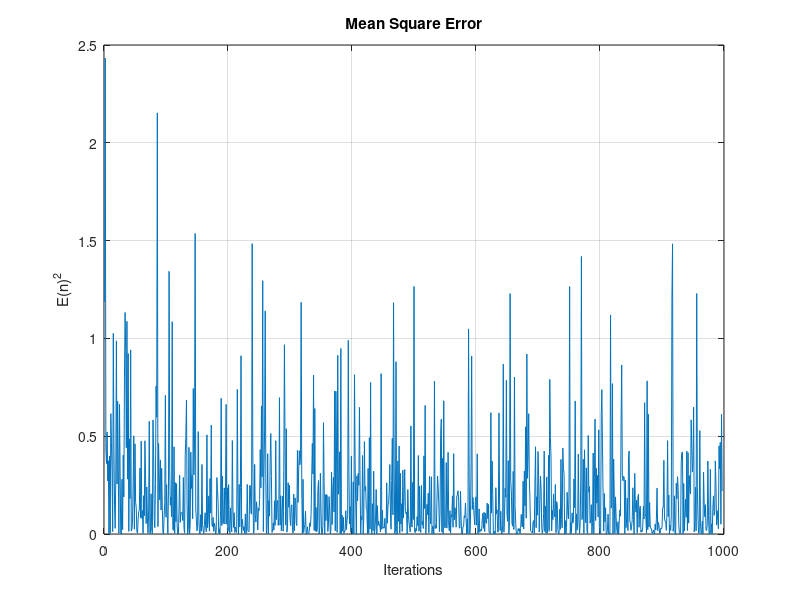
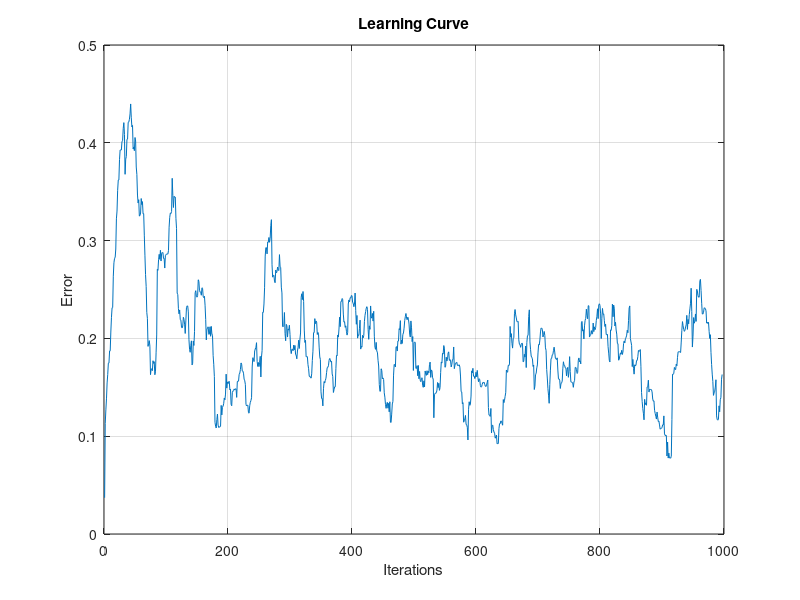

These figures' MATLAB source, in order:
%% Lms Algorithm for IIR Filter
% Author : Harmeet Singh
% Email : harmeet.esal@gmail.com
% Date : 04/13/2015

clear all
close all

%% Generating Input Signal

N = 1000;
k = 0:1:N;
sk = sin(2*pi*k/(30-k/50));
rk = sqrt(12)*randn(1,N);
zk = sk+0.1*rk;
zk = zk';

%% Passing  the signal through the channel

channel = [1 -1 0.89];
xk = filter(channel,1,zk);
xk = xk(1:N);

%% Desired Signal

d = zk;

%% Defining M Matrix

M = zeros(3);
M(1) = 0.05; %Choosing the  value for u
M(5) = 0.005; %Choosing the value for v1
M(9) = 0.0025; %Choosing the value for v2

%% LMS Algorithm for IIR filter

t = 3;
w = zeros(t,1);
W = [];
J = [];
E = [];

for n = (t+1):1:N;
    x = xk(n-1:-1:n-t);
    y = w'*x; %Output Signal
    e = y - d(n); %Error
    w = w - M*2*e*x; %Weight Update
    W = [W w]; %Weights 
    E = [E e]; %Error
    J = [J;e^2]; %Mean Square Error
end
E = E';
f = ones(32,1)/32;
Jk = filter(f,1,J);

figure(1);
plot(J);
title('Mean Square Error');
xlabel('Iterations');
ylabel('{E(n)}^2');
grid on;

figure(2);
plot(Jk);
title('Learning Curve');
xlabel('Iterations');
ylabel('Error');
grid on;



